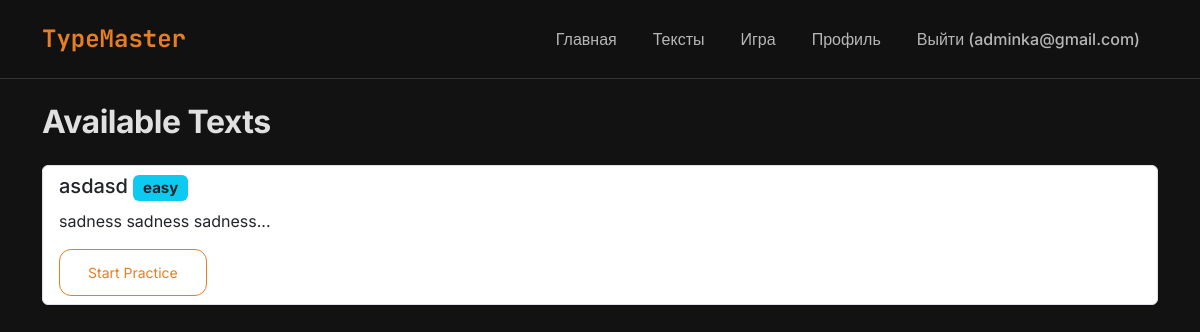
The app's page /texts (signed in) with its own data.
### app/models.py (models this page shows, shortened)
class User(db.Model, UserMixin):
    id = db.Column(db.Integer, primary_key=True)
    username = db.Column(db.String(50), unique=True, nullable=False)
    email = db.Column(db.String(120), unique=True, nullable=False)
    password_hash = db.Column(db.String(128), nullable=False)
    is_admin = db.Column(db.Boolean, default=False)  # система ролей
    sessions = db.relationship('TestSession', backref='author', lazy=True)

class Text(db.Model):
    id = db.Column(db.Integer, primary_key=True)
    title = db.Column(db.String(100))
    content = db.Column(db.Text, nullable=False)
    language = db.Column(db.String(10), default='en')
    difficulty = db.Column(db.String(20), default='easy')

### app/routes.py (the view)
@app.route("/texts")
@login_required
def texts_list():
    texts = Text.query.all()
    return render_template('texts_list.html', texts=texts)

### app/models.py (called while the page is built)
@login_manager.user_loader
def load_user(user_id):
    return User.query.get(int(user_id))

### app/templates/texts_list.html (shortened to what this page needs)
{% extends "base.html" %}
{% block content %}
    <div class="d-flex justify-content-between mb-3">
        <h2>Available Texts</h2>
    </div>
    <div class="list-group">
        {% for text in texts %}
            <div class="list-group-item">
                <h5>{{ text.title }} <span class="badge bg-info text-dark">{{ text.difficulty }}</span></h5>
                <p>{{ text.content[:100] }}...</p>
                <a href="{{ url_for('typing_test', text_id=text.id) }}" class="btn btn-sm btn-outline-primary">Start Practice</a>
            </div>
        {% endfor %}
    </div>
{% endblock content %}

### app/templates/base.html (shortened to what this page needs)
<!DOCTYPE html>
<html lang="ru">
<head>
    <link href="https://cdn.jsdelivr.net/npm/bootstrap@5.3.0/dist/css/bootstrap.min.css" rel="stylesheet">
</head>
<body>
    <nav class="navbar navbar-expand-lg navbar-dark bg-dark mb-4">
        <div class="container">
            <a class="navbar-brand" href="{{ url_for('index') }}">TypeMaster</a>
            <div class="navbar-nav">
                <a class="nav-link" href="{{ url_for('index') }}">Главная</a>
                {% if current_user.is_authenticated %}
                    <a class="nav-link" href="{{ url_for('texts_list') }}">Тексты</a>
                    <a class="nav-link" href="{{ url_for('game') }}">Игра</a>
                    <a class="nav-link" href="{{ url_for('profile') }}">Профиль</a>
                    <a class="nav-link" href="{{ url_for('logout') }}">Выйти ({{ current_user.username }})</a>
                {% else %}
                    <a class="nav-link" href="{{ url_for('login') }}">Войти</a>
                    <a class="nav-link" href="{{ url_for('register') }}">Регистрация</a>
                {% endif %}
            </div>
        </div>
    </nav>
    <div class="container">
        {% block content %}{% endblock %}
    </div>
</body>
</html>

### app/templates/base.html (style rules this page uses)
:root { --bg-dark: #121212; --bg-card: #1e1e1e; --accent: #e67e22; --accent-hover: #d35400; --text-main: #e0e0e0; --text-muted: #999; --border: #333; }
body { background-color: var(--bg-dark); font-family: 'Inter', sans-serif; color: var(--text-main); transition: all 0.3s ease; }
.navbar { background: rgba(18, 18, 18, 0.95) !important; backdrop-filter: blur(10px); border-bottom: 1px solid var(--border); padding: 1rem 0; }
.navbar-brand { font-weight: 700; color: var(--accent) !important; font-family: 'JetBrains Mono', monospace; font-size: 1.5rem; }
.nav-link { color: var(--text-main) !important; font-weight: 500; margin: 0 10px; opacity: 0.8; transition: opacity 0.2s, color 0.2s; }
.btn-outline-primary { border-color: var(--accent); color: var(--accent); border-radius: 12px; padding: 12px 28px; }
h1, h2, h3 { font-weight: 700; letter-spacing: -0.5px; }
.container { animation: fadeIn 0.5s ease-out; }

### records on screen
User: username "adminka@gmail.com"
Text: title "asdasd", difficulty "easy", content "sadness sadness sadness"
